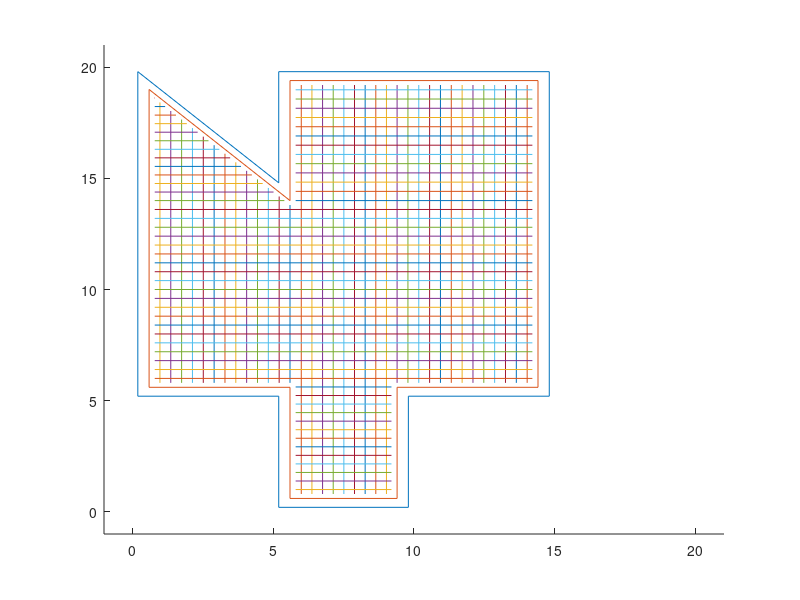
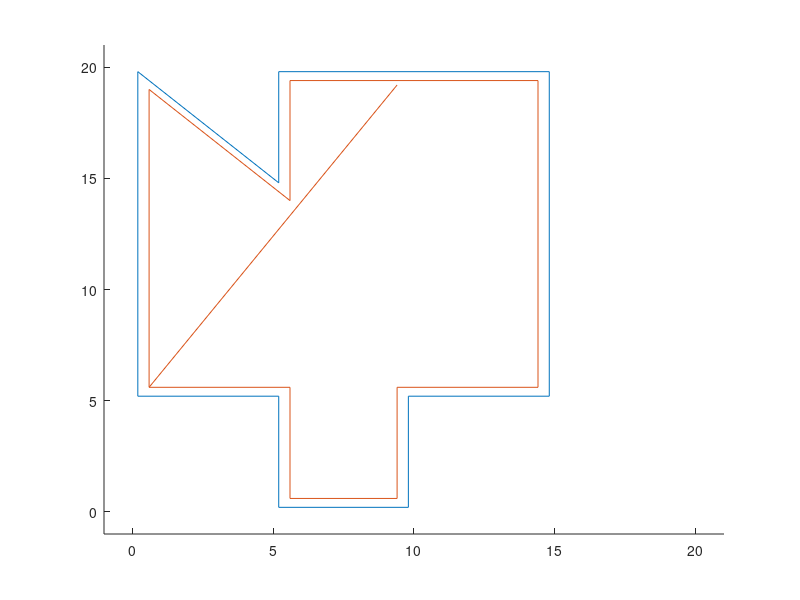

MATLAB code to generate these figures, in order:
clear
clc

%% Initialization

header = {'M73 P0 R36';
'M73 Q0 S36';
'M201 X1000 Y1000 Z1000 E5000 	; sets maximum accelerations, mm/sec^2';
'M203 X200 Y200 Z12 E120 		; sets maximum feedrates, mm/sec';
'M204 P1250 R1250 T1250 			; sets acceleration (P, T) and retract acceleration (R), mm/sec^2';
'M205 X8.00 Y8.00 Z0.40 E1.50 	; sets the jerk limits, mm/sec';
'M205 S0 T0 						; sets the minimum extruding and travel feed rate, mm/sec';
'M107							; sets fan off';
'M862.3 P "MK3S" 				; printer model check';
'M862.1 P0.4 					; nozzle diameter check';
'M115 U3.8.1 					; tell printer latest fw version';
'G90 							; use absolute coordinates';
'M83 							; extruder relative mode';
'M104 S215 						; set extruder temp';
'M140 S60 						; set bed temp';
'M190 S60 						; wait for bed temp';
'M109 S215 						; wait for extruder temp';
'G28 W 							; home all without mesh bed level';
'G80 							; mesh bed leveling';
'G1 Y-3.0 F1000.0 				; go outside print area';
'G92 E0.0';
'G1 X60.0 E9.0 F1000.0 			; intro line';
'M73 Q0 S36';
'M73 P0 R36';
'G1 X100.0 E12.5 F1000.0 		; intro line';
'G92 E0.0';
'M221 S95';
'G21 							; set units to millimeters';
'G90 							; use absolute coordinates';
'M83 							; use relative distances for extrusion';
'M900 K30 						; Filament gcode';
';BEFORE_LAYER_CHANGE';
'G92 E0.0';
'M106 S100						;toggle fan'};


%% Test Initial Shape
clear
clc
close all

noz = 0.4;

x = [0.2 0.2 5.2 5.2 14.8 14.8 9.8 9.8 5.2 5.2 0.2];
y = [5.2 19.8 14.8 19.8 19.8 5.2 5.2 0.2 0.2 5.2 5.2];

xdiff = max(x)-min(x);
ydiff = max(y)-min(y);

x2 = [];
y2 = [];
x3 = [];
y3 = [];

zstore = [];
mult = 0;
for i = 0.2:0.2:10
    mult = 1 + mult;
    z = [];
    for j = 1:length(0.2:0.2:10)
        zcomp = 0.2*mult;
        z = [z zcomp];
    end
zstore = [zstore ; z];
end


for i = 1:length(x)
   xref = x(i);
   yref = y(i);
   enter = 1;
   if xref == 0.2 && yref == 19.8 || xref == 5.2 && yref == 14.8
       x2 = [x2 xref+noz];
       y2 = [y2 yref-0.8];
       enter = 0;
   elseif xref <= xdiff/2
       x2 = [x2 xref+noz];
   else
       x2 = [x2 xref-noz];
   end
   if enter == 1
        if yref <= ydiff/2
            y2 = [y2 yref+noz];
        else
            y2 = [y2 yref-noz];
        end
   end
end

% figure
% plot3(x,y,zstore,x2,y2,zstore,x3,y3,zstore)
% xlim([-1 21])
% ylim([-1 21])
% zlim([0 11])

figure
hold on
plot(x,y)
plot(x2,y2)
%plot(x3,y3)
%plot(xref,yref)
xlim([-1 21])
ylim([-1 21])

% FIRST BOTTOM LAYER

x1y1 = [0.6 19-0.2];
x2y2 = [5.6 14-0.2];
v = x2y2 - x1y1
n = sqrt((x1y1(1)-x2y2(1))^2+((x1y1(2)-x2y2(2))^2))
u = v/n
pstore = [];

infx1 = [];
infy1 = [];

numlines0 = round((x2y2(1)-x1y1(1))/0.4);
infline1 = round(numlines0*0.3);
dist = (x2y2(1)-x1y1(1))/numlines0/sind(45);
layer = 0.2;

for i = 1:numlines0
    p1 = [x1y1(1) x1y1(2)] + dist*i*[u(1) u(2)]
    pstore = [pstore ; p1];
    if i == 1
       %plot([x1y1(1) p1(1)],[x1y1(2) p1(2)])
    else
       %plot([pstore(i-1,1) p1(1)],[pstore(i-1,2) p1(2)]) 
    end
end

line = x2y2(1)+0.2;

for i = 1:numlines0
     plot([pstore(i,1) pstore(i,1)],[line pstore(i,2)])
     
end

x1 = 6;
x2 = 9.4;
y1 = 0.8;
y2 = 19.2;
 numlines = (9.6-6)/0.4;
 dist2 = (x2-x1)/round(numlines);
 xsto1 = x1:dist2:x2;
 
 for i = 1:round(numlines)
     plot([xsto1(i) xsto1(i)],[y1 y2])
 end
 
x12 = 9.4;
x22 = 14.4;
y12 = 5.8;
y22 = 19.2;
 numlines2 = (x22-x12)/0.4;
 dist3 = (x22-x12)/round(numlines2);
 xsto2 = x12:dist3:x22;
 
 for i = 1:round(numlines2)
     plot([xsto2(i) xsto2(i)],[y12 y22])
 end
 
 %% SECOND BOTTOM LAYER
 
 
x12 = 5.8;
x22 = 9.2;
y12 = 1;
y22 = 6;
 numlines2 = (y22-y12)/0.4;
 dist3 = (y22-y12)/round(numlines2);
 ysto2 = y12:dist3:y22;
 
 for i = 1:round(numlines2)
     plot([x12 x22],[ysto2(i) ysto2(i)])
 end
 
x12 = 0.8;
x22 = 14.2;
y12 = 6;
y22 = 14;
 numlines2 = (y22-y12)/0.4;
 dist3 = (y22-y12)/round(numlines2);
 ysto2 = y12:dist3:y22;
 
 for i = 1:round(numlines2)
     plot([x12 x22],[ysto2(i) ysto2(i)])
 end
 
x12 = 5.8;
x22 = 14.2;
y12 = 14;
y22 = 19.4;
 numlines2 = (y22-y12)/0.4;
 dist3 = (y22-y12)/round(numlines2);
 ysto2 = y12:dist3:y22;
 
 for i = 1:round(numlines2)
     plot([x12 x22],[ysto2(i) ysto2(i)])
 end
 
x1y1 = [0.6 19-0.2];
x2y2 = [5.6 14-0.2];
v = x2y2 - x1y1
n = sqrt((x1y1(1)-x2y2(1))^2+((x1y1(2)-x2y2(2))^2))
u = v/n
pstore = [];

numlines0 = abs(round((x2y2(2)-x1y1(2))/0.4));
dist = (x2y2(1)-x1y1(1))/numlines0/sind(45);
layer = 0.2;

xn1 = [1 14]

for i = 1:numlines0
    p1 = [x1y1(1) x1y1(2)+0.2] + dist*i*[u(1) u(2)]
    pstore = [pstore ; p1];
    if i == 1
       %plot([x1y1(1) p1(1)],[x1y1(2) p1(2)])
    else
       %plot([pstore(i-1,1) p1(1)],[pstore(i-1,2) p1(2)]) 
    end
end

line = x1y1(1)+0.2;

for i = 1:numlines0
     plot([line pstore(i,1)-0.2],[pstore(i,2) pstore(i,2)])
end

%% Infill

for i = 1:length(x)
   xref = x(i);
   yref = y(i);
   enter = 1;
   if xref == 0.2 && yref == 19.8 || xref == 5.2 && yref == 14.8
       x2 = [x2 xref+noz];
       y2 = [y2 yref-0.8];
       enter = 0;
   elseif xref <= xdiff/2
       x2 = [x2 xref+noz];
   else
       x2 = [x2 xref-noz];
   end
   if enter == 1
        if yref <= ydiff/2
            y2 = [y2 yref+noz];
        else
            y2 = [y2 yref-noz];
        end
   end
end

figure
hold on
plot(x,y)
plot(x2,y2)
%plot(x3,y3)
%plot(xref,yref)
xlim([-1 21])
ylim([-1 21])

tot = (9.022-6)/4;
infill = tot*.3



%% Footer

footer = {'G4 					; wait';
'M221 S100			; flow percentage';
'M104 S0 			; turn off temperature';
'M140 S0 			; turn off heatbed';
'M107 				; turn off fan';
'G1 Z50.6 			; Move print head up';
'G1 X0 Y200 F3000 	; home X axis';
'M84 				; disable motors';
'M73 P100 R0			; reset text';
'M73 Q100 S0 		; zero out text';};
